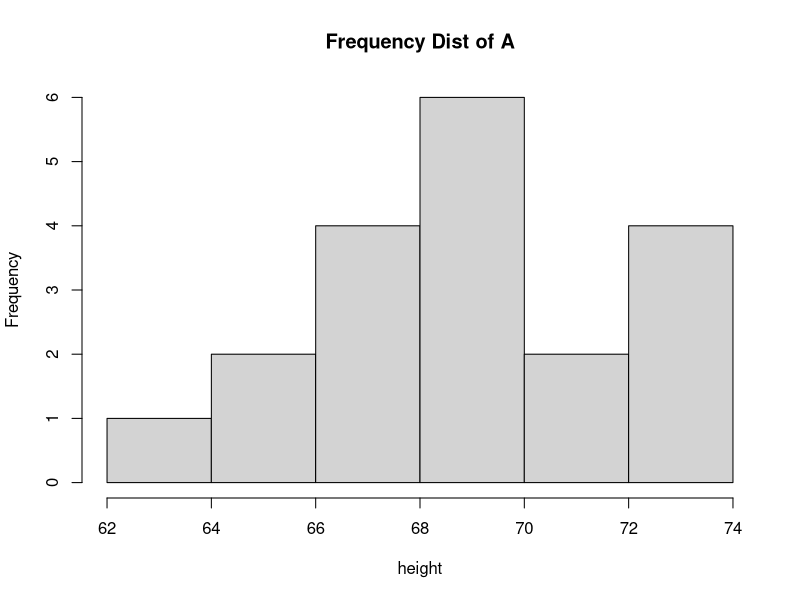
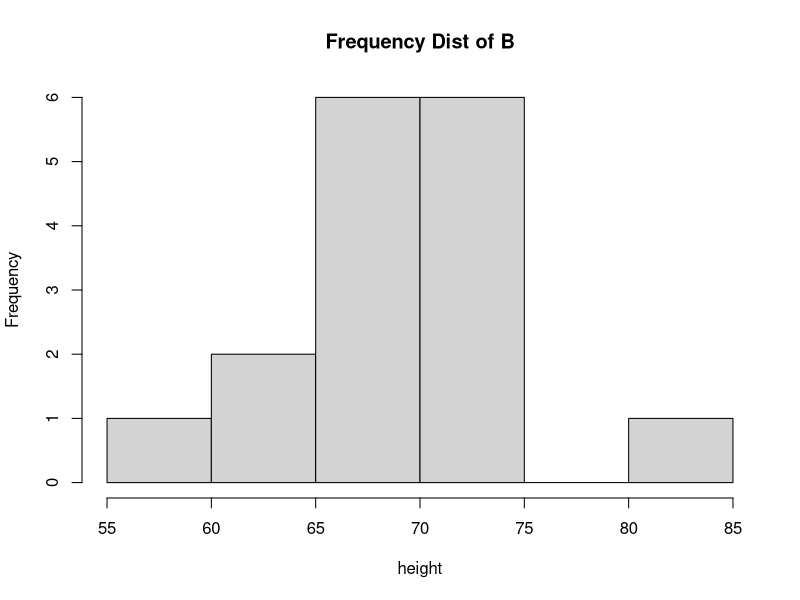
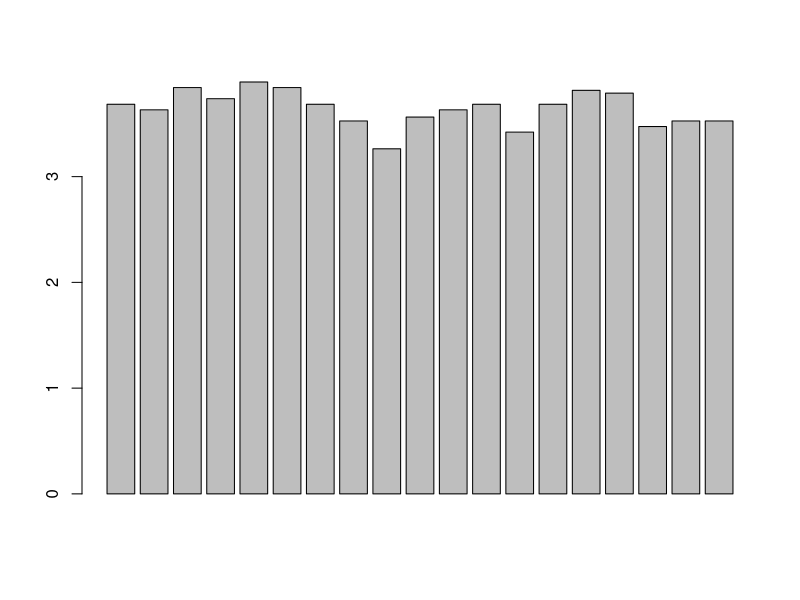
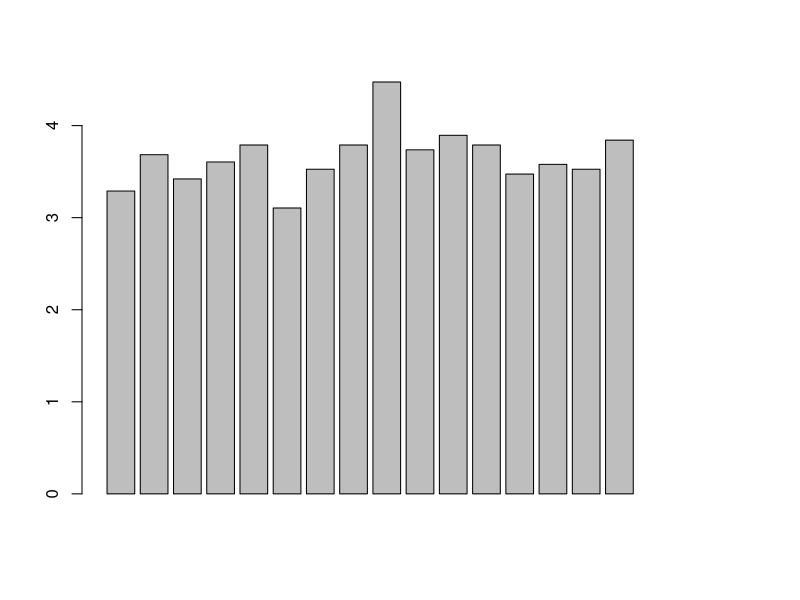

Here is the R script that generated these plots, in order:
data = read.csv('info370heightdata.csv')

# create frequency distrubution
hist(data$Group.A, main = "Frequency Dist of A", xlab = "height")
hist(data$Group.B, main = "Frequency Dist of B", xlab = "height")

# create probability distribution for a
group_a = data$Group.A
count_a = length(group_a)
probability_a = data$Group.A / count_a
barplot(probability_a)

# create probability distribution for b
group_b = data$Group.B
count_b = length(group_b)
probability_b = data$Group.B / count_b
barplot(probability_b)